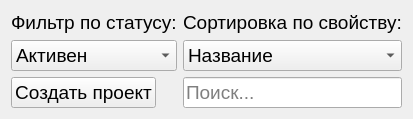
         <widget class="QWidget" name="btns_create_filter" native="true">
          <property name="sizePolicy">
           <sizepolicy hsizetype="Fixed" vsizetype="Fixed">
            <horstretch>0</horstretch>
            <verstretch>0</verstretch>
           </sizepolicy>
          </property>
          <property name="font">
           <font>
            <family>Arial</family>
            <pointsize>14</pointsize>
           </font>
          </property>
          <layout class="QGridLayout" name="gridLayout_26">
           <item row="2" column="1">
            <widget class="QComboBox" name="sort_project_box">
             <property name="accessibleName">
              <string>Сортировка проектов</string>
             </property>
             <property name="font">
              <font>
               <family>Arial</family>
              </font>
             </property>
             <property name="sizeAdjustPolicy">
              <enum>QComboBox::SizeAdjustPolicy::AdjustToContents</enum>
             </property>
             <item>
              <property name="text">
               <string>Название</string>
              </property>
             </item>
             <item>
              <property name="text">
               <string>Дедлайн</string>
              </property>
             </item>
             <item>
              <property name="text">
               <string>Прогресс</string>
              </property>
             </item>
            </widget>
           </item>
           <item row="1" column="1">
            <widget class="QLabel" name="label_5">
             <property name="font">
              <font>
               <family>Arial</family>
              </font>
             </property>
             <property name="text">
              <string>Сортировка по свойству:</string>
             </property>
            </widget>
           </item>
           <item row="1" column="0">
            <widget class="QLabel" name="label_4">
             <property name="font">
              <font>
               <family>Arial</family>
              </font>
             </property>
             <property name="text">
              <string>Фильтр по статусу:</string>
             </property>
            </widget>
           </item>
           <item row="2" column="0">
            <widget class="QComboBox" name="filter_project_box">
             <property name="accessibleName">
              <string>Фильтрация проектов</string>
             </property>
             <property name="font">
              <font>
               <family>Arial</family>
              </font>
             </property>
             <item>
              <property name="text">
               <string>Активен</string>
              </property>
             </item>
             <item>
              <property name="text">
               <string>В архиве</string>
              </property>
             </item>
             <item>
              <property name="text">
               <string>Завершен</string>
              </property>
             </item>
            </widget>
           </item>
           <item row="3" column="0">
            <widget class="QPushButton" name="btn_create_project">
             <property name="sizePolicy">
              <sizepolicy hsizetype="Fixed" vsizetype="Fixed">
               <horstretch>0</horstretch>
               <verstretch>0</verstretch>
              </sizepolicy>
             </property>
             <property name="font">
              <font>
               <family>Arial</family>
               <pointsize>14</pointsize>
              </font>
             </property>
             <property name="text">
              <string>Создать проект</string>
             </property>
            </widget>
           </item>
           <item row="3" column="1">
            <widget class="QLineEdit" name="search_project">
             <property name="font">
              <font>
               <family>Arial</family>
              </font>
             </property>
             <property name="placeholderText">
              <string>Поиск...</string>
             </property>
            </widget>
           </item>
          </layout>
         </widget>
